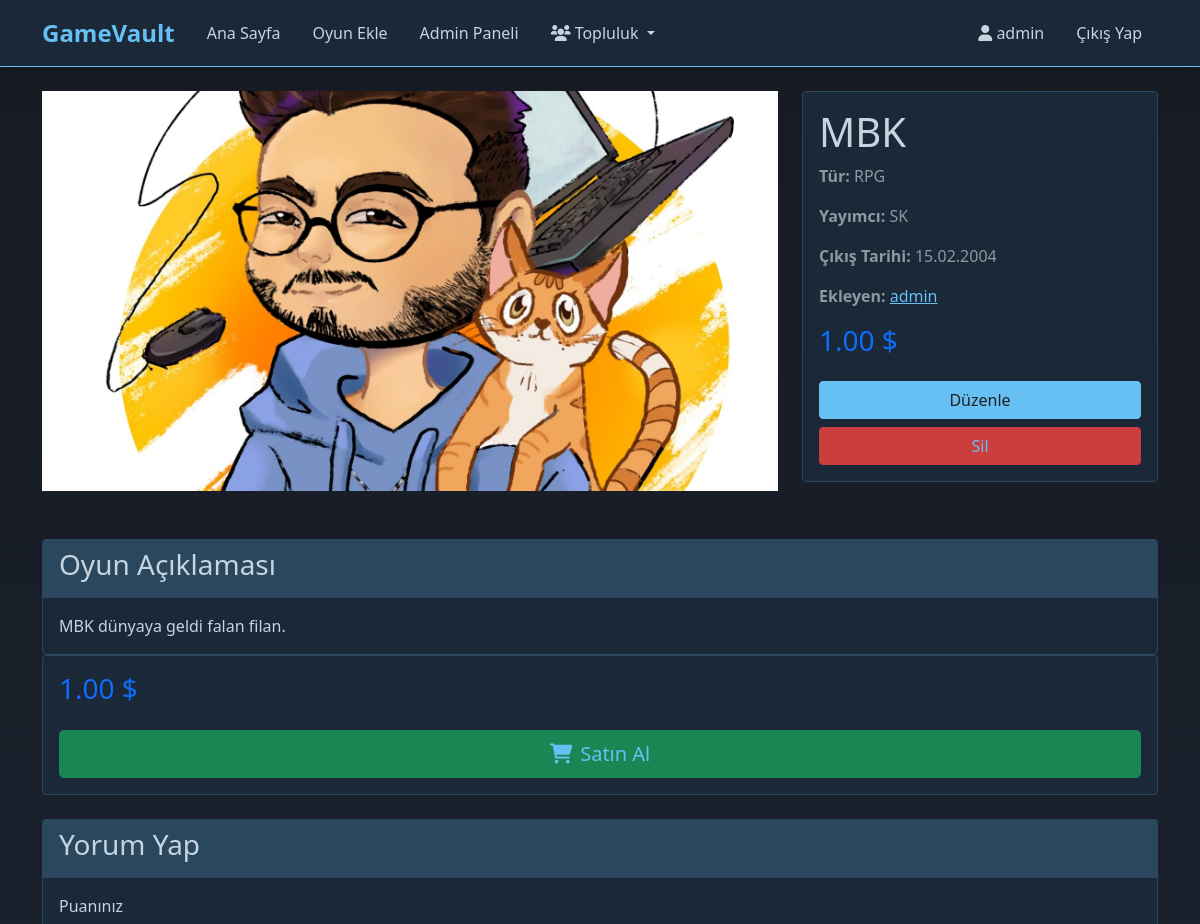
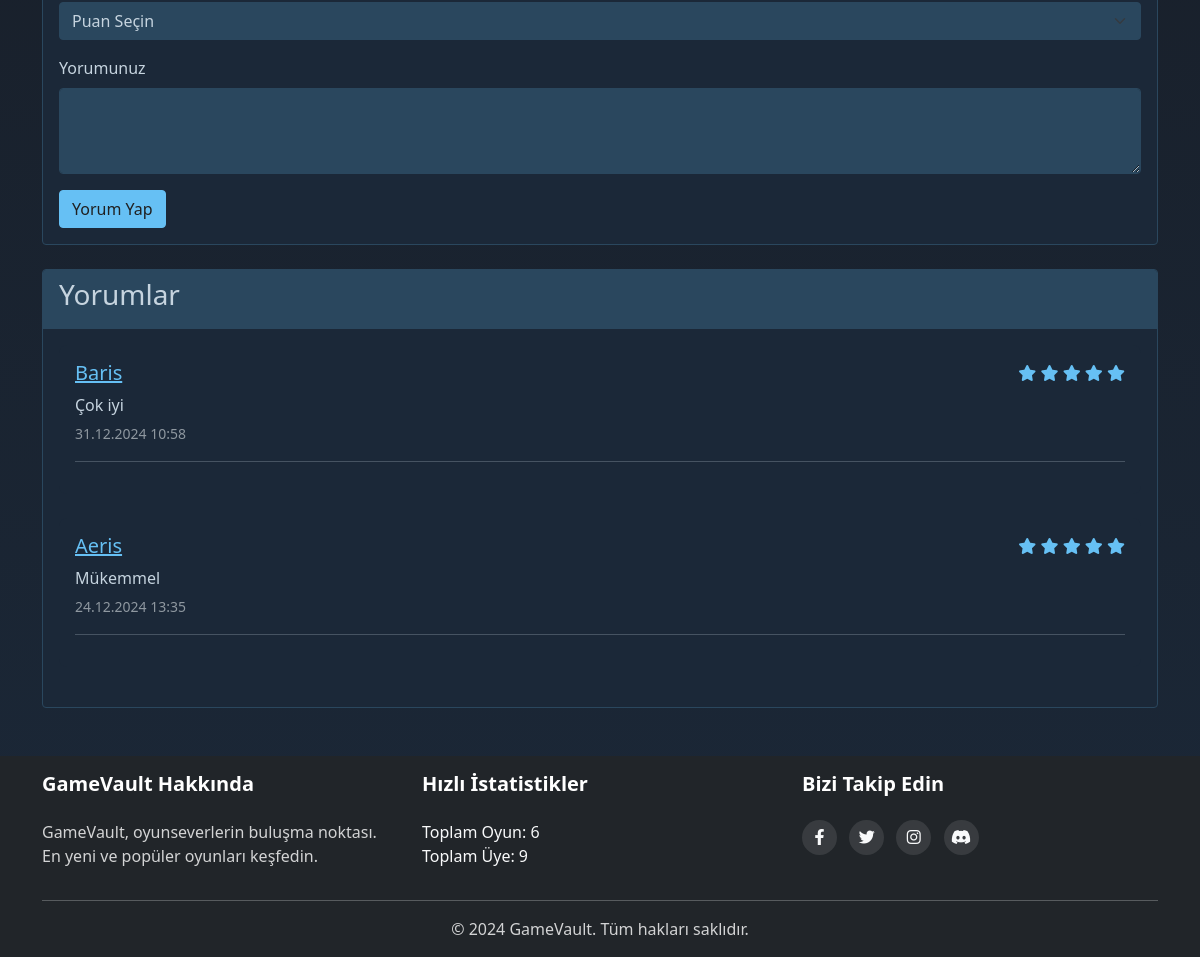
The page /game_details.php?id=1 (signed in) on the database its author committed (2 pictures, top to bottom).
### tables this page shows
CREATE TABLE "games" (
                id INTEGER PRIMARY KEY AUTOINCREMENT,
                name TEXT NOT NULL,
                genre TEXT NOT NULL,
                description TEXT,
                price REAL NOT NULL,
                image_url TEXT,
                publisher TEXT NOT NULL,
                release_date DATE,
                added_by INTEGER,
                FOREIGN KEY (added_by) REFERENCES users(id)
            );

CREATE TABLE "users" (
                id INTEGER PRIMARY KEY AUTOINCREMENT,
                username TEXT NOT NULL UNIQUE,
                email TEXT NOT NULL UNIQUE,
                password TEXT NOT NULL,
                is_admin INTEGER DEFAULT 0,
                profile_image TEXT DEFAULT 'default.jpg',
                bio TEXT,
                join_date DATETIME DEFAULT CURRENT_TIMESTAMP,
                last_seen DATETIME,
                favorite_game TEXT,
                steam_profile TEXT,
                total_comments INTEGER DEFAULT 0,
                total_likes INTEGER DEFAULT 0
            );

CREATE TABLE comments (
                id INTEGER PRIMARY KEY AUTOINCREMENT,
                game_id INTEGER NOT NULL,
                user_id INTEGER NOT NULL,
                comment TEXT NOT NULL,
                rating INTEGER CHECK(rating BETWEEN 1 AND 5),
                created_at DATETIME DEFAULT CURRENT_TIMESTAMP,
                FOREIGN KEY (game_id) REFERENCES games(id) ON DELETE CASCADE,
                FOREIGN KEY (user_id) REFERENCES users(id) ON DELETE CASCADE
            );

### game_details.php (the view, shortened to what this page needs)
<?php
$db = Database::getInstance()->getConnection();
$game = null;
$game_id = (int)$_GET['id'];
try {
    $stmt = $db->prepare("
        SELECT g.*, u.username as publisher_name
        FROM games g
        LEFT JOIN users u ON g.added_by = u.id
        WHERE g.id = ?
    ");
    $stmt->execute([$game_id]);
    $game = $stmt->fetch(PDO::FETCH_ASSOC);
} catch(PDOException $e) {
    $error = 'Oyun bilgileri yüklenirken bir hata oluştu.';
}
try {
    $stmt = $db->prepare("
        SELECT c.*, u.username
        FROM comments c
        JOIN users u ON c.user_id = u.id
        WHERE c.game_id = ?
        ORDER BY c.created_at DESC
    ");
    $stmt->execute([$game_id]);
    $comments = $stmt->fetchAll();
} catch(PDOException $e) {
    $error = 'Yorumlar yüklenirken bir hata oluştu.';
}
?>
<!DOCTYPE html>
<html lang="tr">
<head>
    <link href="https://cdn.jsdelivr.net/npm/bootstrap@5.1.3/dist/css/bootstrap.min.css" rel="stylesheet">
    <link href="https://cdnjs.cloudflare.com/ajax/libs/font-awesome/6.0.0/css/all.min.css" rel="stylesheet">
    <link href="css/style.css" rel="stylesheet">
</head>
<body>
    <?php include 'includes/header.php';  ?>
    <div class="container mt-4">
        <?php if ($game): ?>
        <div class="row">
            <div class="col-md-8">
                <?php if (!empty($game['image_url'])): ?>
                <img src="<?php echo htmlspecialchars($game['image_url']); ?>"
                     alt="<?php echo htmlspecialchars($game['name']); ?>"
                     class="game-image mb-4">
                <?php endif; ?>
            </div>
            <div class="col-md-4">
                <div class="card">
                    <div class="card-body">
                        <h1 class="card-title"><?php echo htmlspecialchars($game['name']); ?></h1>
                        <p class="text-muted">
                            <strong>Tür:</strong> <?php echo htmlspecialchars($game['genre']); ?>
                        </p>
                        <p class="text-muted">
                            <strong>Yayımcı:</strong> <?php echo htmlspecialchars($game['publisher']); ?>
                        </p>
                        <?php if ($game['release_date']): ?>
                        <p class="text-muted">
                            <strong>Çıkış Tarihi:</strong>
                            <?php echo date('d.m.Y', strtotime($game['release_date'])); ?>
                        </p>
                        <?php endif; ?>
                        <p class="text-muted">
                            <strong>Ekleyen:</strong>
                            <a href="view_profile.php?id=<?php echo $game['added_by']; ?>">
                                <?php echo htmlspecialchars($game['publisher_name']); ?>
                            </a>
                        </p>
                        <h3 class="text-primary mb-4"><?php echo number_format($game['price'], 2); ?> $</h3>
                        <?php if (isset($_SESSION['is_admin']) && $_SESSION['is_admin'] == 1): ?>
                        <div class="d-grid gap-2">
                            <a href="edit_game.php?id=<?php echo $game['id']; ?>"
                               class="btn btn-primary">Düzenle</a>
                            <a href="delete_game.php?id=<?php echo $game['id']; ?>"
                               class="btn btn-danger"
                               onclick="return confirm('Bu oyunu silmek istediğinizden emin misiniz?')">Sil</a>
                        </div>
                        <?php endif; ?>
                    </div>
                </div>
            </div>
        </div>
        <div class="row mt-4">
            <div class="col-12">
                <div class="card">
                    <div class="card-header">
                        <h3>Oyun Açıklaması</h3>
                    </div>
                    <div class="card-body">
                        <p class="card-text"><?php echo nl2br(htmlspecialchars($game['description'])); ?></p>
                    </div>
                </div>
            </div>
        </div>
        <div class="card mb-4">
            <div class="card-body">
                <h3 class="text-primary mb-4"><?php echo number_format($game['price'], 2); ?> $</h3>
                <div class="d-grid gap-2">
                    <a href="https://store.steampowered.com/search/?term=<?php echo urlencode($game['name']); ?>"
                       target="_blank" class="btn btn-success btn-lg">
                        <i class="fas fa-shopping-cart me-2"></i>Satın Al
                    </a>
                </div>
            </div>
        </div>
        <div class="card mt-4">
            <div class="card-header">
                <h3>Yorum Yap</h3>
            </div>
            <div class="card-body">
                <form method="POST" action="">
                    <div class="mb-3">
                        <label for="rating" class="form-label">Puanınız</label>
                        <select class="form-select" id="rating" name="rating" required>
                            <option value="">Puan Seçin</option>
                        </select>
                    </div>
                    <div class="mb-3">
                        <label for="comment" class="form-label">Yorumunuz</label>
                        <textarea class="form-control" id="comment" name="comment" rows="3" required></textarea>
                    </div>
                    <button type="submit" class="btn btn-primary">Yorum Yap</button>
                </form>
            </div>
        </div>
        <div class="card mt-4">
            <div class="card-header">
                <h3>Yorumlar</h3>
            </div>
            <div class="card-body">
                <?php foreach ($comments as $comment): ?>
                <div class="comment mb-4">
                    <div class="d-flex justify-content-between align-items-center mb-2">
                        <h5 class="mb-0">
                            <a href="view_profile.php?id=<?php echo $comment['user_id']; ?>">
                                <?php echo htmlspecialchars($comment['username']); ?>
                            </a>
                        </h5>
                        <div class="rating text-warning">
                            <?php for($i = 0; $i < $comment['rating']; $i++): ?>
                                <i class="fas fa-star"></i>
                            <?php endfor; ?>
                        </div>
                    </div>
                    <p class="mb-1"><?php echo nl2br(htmlspecialchars($comment['comment'])); ?></p>
                    <small class="text-muted">
                        <?php echo date('d.m.Y H:i', strtotime($comment['created_at'])); ?>
                    </small>
                    <hr>
                </div>
                <?php endforeach; ?>
            </div>
        </div>
        <?php endif; ?>
    </div>
    <?php include 'includes/footer.php';  ?>
</body>
</html>

### css/style.css (style rules this page uses)
:root { --primary-bg: #171a21; --secondary-bg: #1b2838; --content-bg: #2a475e; --text-color: #c6d4df; --text-muted: #8f98a0; --text-hover: #ffffff; --primary-accent: #66c0f4; --secondary-accent: #1999ff; --success: #a4d007; --danger: #cc3d3d; --card-bg: #1b2838; --card-border: #2a475e; --card-hover: #2a475e; }
body { background-color: var(--primary-bg) !important; color: var(--text-color) !important; }
.card { background-color: var(--card-bg); border: 1px solid var(--card-border); transition: all 0.3s ease; }
.card-body { color: var(--text-color); }
.btn-primary { background-color: var(--primary-accent) !important; border-color: var(--primary-accent) !important; color: #202020 !important; }
.btn-danger { background-color: var(--danger) !important; border-color: var(--danger) !important; }
.form-control, .form-select { background-color: var(--content-bg) !important; border-color: var(--card-border) !important; color: var(--text-color) !important; }
::placeholder { color: var(--text-muted) !important; opacity: 1; }
html, body { min-height: 100vh; display: flex; flex-direction: column; background: linear-gradient(to bottom, var(--primary-bg), var(--secondary-bg)) !important; }
.container { flex: 1; }
html, body { height: 100%; }
body { display: flex; flex-direction: column; min-height: 100vh; }
.comment { background-color: var(--card-bg); padding: 1rem; border-radius: 0.5rem; margin-bottom: 1rem; }
.rating .fa-star { color: var(--primary-accent); }
.form-control, .form-select { background-color: var(--content-bg); border: 1px solid var(--card-border); color: var(--text-color); }
.card { background-color: var(--card-bg) !important; border: 1px solid var(--card-border) !important; }
.card-header { background-color: var(--content-bg) !important; border-bottom: 1px solid var(--card-border) !important; color: var(--text-color) !important; }
.card-body { color: var(--text-color) !important; }
.form-label { color: var(--text-color) !important; }
.form-control { background-color: var(--content-bg) !important; border: 1px solid var(--card-border) !important; color: var(--text-color) !important; }
.text-muted { color: var(--text-muted) !important; }
a { color: var(--primary-accent) !important; }
::placeholder { color: var(--text-muted) !important; opacity: 0.7; }
.form-select { background-color: var(--content-bg); border: 1px solid var(--card-border); color: var(--text-color); }
.form-select option { background-color: var(--content-bg); color: var(--text-color); }

### game_details.php (style rules this page uses)
.game-image { max-height: 400px; object-fit: cover; width: 100%; }

### rows shown on the page
games: image_url (picture), name "MBK", genre "RPG", publisher "SK", release_date "15.02.2004", added_by.username "admin", price "1.00", description "MBK dünyaya geldi falan filan."
comments: user.username "Baris", rating 5 (drawn), comment "Çok iyi", created_at "31.12.2024 10:58"
comments: user.username "Aeris", rating 5 (drawn), comment "Mükemmel", created_at "24.12.2024 13:35"

### other values the page prints
$_SESSION['username'] "admin"
$total_games "6"
$total_users "9"
